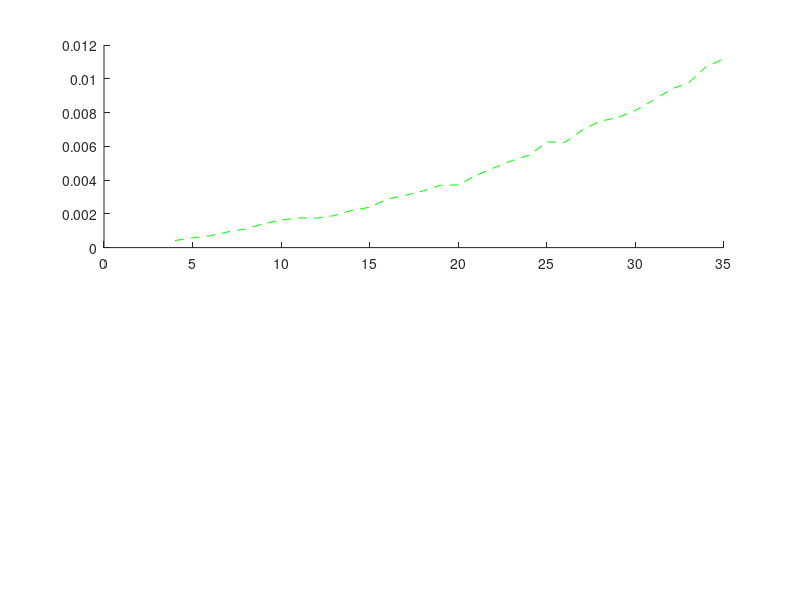

Write MATLAB code to recreate this figure. (Note: this script raises an error after producing the figure.)
function pithikasNo2
clc;

N=4:35;
sumM = []; 
sumG = [];
sumC = [];
sumP = [];
avgM = [];
avgG = [];
avgC = [];
avgP = [];
for i = 1:size(N, 2) 
    sumM(i) = 0; 
    sumG(i) = 0; 
    sumC(i) = 0; 
    sumP(i) = 0; 
    avgM(i) = 0;
    avgG(i) = 0;
    avgC(i) = 0;
    avgP(i) = 0;
end

for n = 4:35
m = n-3;
for i = 1:10


E = round(10*rand(1,n-2))+1;
C = round(10*rand(1,n-1))+1;
D = round(10*rand(1,n))+1;
A = round(10*rand(1,n-1))+1;
B = round(10*rand(1,n-2))+1;

p=pentadiagonal(E,C,D,A,B);
y = round(100*rand(1,n)) + 1;
b = y';

tic;xM=(p\b)'; tM=toc;
sumM(m)= sumM(m)+tM;

tic;xG= gaussianElimination(p,b)'; tG=toc;
sumG(m)= sumG(m)+tG;

tic;xP=PTRANSII(n,E,C,D,A,B,y); tP=toc;
sumP(m)= sumP(m)+tP;

tic;xC=cramer(p,b)'; tC=toc;
sumC(m) = sumC(m)+tC;

end

avgC(m)=sumC(m)/i;
avgG(m)=sumG(m)/i;
avgM(m)=sumM(m)/i;
avgP(m)=sumP(m)/i;


end

subplot(2,1,1);
plot(N,avgG,'g--',N,avgC,'Co-',N,avgM,'r*-',N,avgP,'b^-');hold on; grid on;
axis([0,35,0,2*(10^-3)]);
hold off;


N=4:50:2000;
sumM = []; 
sumP = [];
avgM = [];
avgP = [];
for i = 1:size(N, 2) 
    sumM(i) = 0; 
    sumP(i) = 0; 
    avgM(i) = 0;
    avgP(i) = 0;
end

n = 4;
m = 1;
while n <= 2000
    m = ((n-4)/50) + 1;
    n = n + 50;
for i=1:10

E = round(10*rand(1,n-2))+1;
C = round(10*rand(1,n-1))+1;
D = round(10*rand(1,n))+1;
A = round(10*rand(1,n-1))+1;
B = round(10*rand(1,n-2))+1;
p=pentadiagonal(E,C,D,A,B);
y = round(100*rand(1,n)) + 1;
b=y';

tic;xP=PTRANSII(n,E,C,D,A,B,y); tP=toc;
sumP(m)= sumP(m)+tP;

tic;xM=(p\b)'; tM=toc;
sumM(m)= sumM(m)+tM;
end

avgM(m)=sumM(m)/i;
avgP(m)=sumP(m)/i;

end

subplot(2,1,2);
plot(N, avgM, 'r*-',N,avgP, 'bo-'); hold on; grid on;
axis([0,2000,0,0.08]);
hold off;

end
function p = pentadiagonal(E,C,D,A,B)
p = diag(E,-2)+diag(C,-1)+diag(D,0)+diag(A,1)+diag(B,2);
end

function [x,psi] = PTRANSII(n,E,C,D,A,B,y)

A(n) = 0;
B(n) = 0;
B(n-1) = 0;
C(1) = 0;
E(1) = 0;
E(2) = 0;

e = [E(1) E(2) E];
c = [C(1) C];
d = D;
a = [A A(n)];
b = [B B(n-1) B(n)];

psi(n) = d(n);
    sigma(n) = c(n) / psi(n);
    fi(n) = e(n) / psi(n);
    w(n) = y(n) / psi(n);

    ro(n-1) = a(n-1);
    psi(n-1) = d(n-1) - sigma(n) * ro(n-1);
    sigma(n-1) = (c(n-1) - fi(n) * ro(n-1)) / psi(n-1);
    fi(n-1) = e(n-1) / psi(n-1);
    w(n-1) = (y(n-1) - w(n) * ro(n-1)) / psi(n-1);

    for i = n-2 : -1 : 3
        ro(i) = a(i) - sigma(i+2) * b(i);
        psi(i) = d(i) - fi(i+2) * b(i) - sigma(i+1) * ro(i);
        sigma(i) = (c(i) - fi(i+1) * ro(i)) / psi(i);
        fi(i) = e(i) / psi(i);
        w(i) = (y(i) - w(i+2) * b(i) - w(i+1) *ro(i)) / psi(i);
    end

    ro(2) = a(2) - sigma(4) * b(2);
    psi(2) = d(2) - fi(4) * b(2) - sigma(3) * ro(2);
    sigma(2) = (c(2) - fi(3) * ro(2)) / psi(2);
    ro(1) = a(1) - sigma(3) *b(1);
    psi(1) = d(1) - fi(3) * b(1) - sigma(2) * ro(1);
    w(2) = (y(2) - w(4) * b(2) - w(3) * ro(2)) / psi(2);
    w(1) = (y(1) - w(3) * b(1) - w(2) *ro(1)) / psi(1);

    x(1) = w(1);
    x(2) = w(2) - sigma(2) * x(1);

    for i = 3 : 1 : n
        x(i) = w(i) - (sigma(i) * x(i-1)) - fi(i) * x(i-2);
    end

    disp('psi');
    disp(psi);

end



function x = gaussianElimination(A, b)

    [~, n] = size(A);
    Ag = [A b];

    for k = 1:n - 1
        [~, j] = max(abs(Ag(k:n, k)));
        C = Ag(k, :);
        Ag(k, :) = Ag(j + k - 1, :);
        Ag(j + k - 1, :) = C;
        if Ag(k, k) == 0
            error('Matrix A is singular');
        end
        for i = k + 1:n
            r = Ag(i, k) / Ag(k, k);
            Ag(i, k:n + 1) = Ag(i, k:n + 1) - r * Ag(k, k: n + 1);
        end
end

    x = zeros(n, 1);
    x(n) = Ag(n, n + 1) / Ag(n, n);
    for k = n - 1:-1:1
        x(k) = (Ag(k, n + 1) - Ag(k, k + 1:n) * x(k + 1:n)) / Ag(k, k);
    end
    
    
end

function x = cramer(A,b)
    d = det(A);
    x = zeros(size(b));
    for j = 1:size(b)
        x(j) = det([A(:,1:j-1) b A(:,j+1:end)]) / d;
  end

    end

